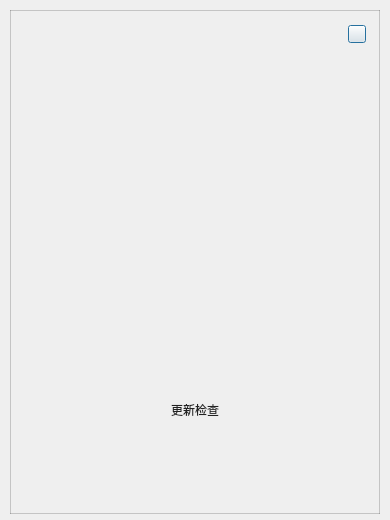
<?xml version="1.0" encoding="UTF-8"?>
<ui version="4.0">
 <class>CAboutDlg</class>
 <widget class="QDialog" name="CAboutDlg">
  <property name="geometry">
   <rect>
    <x>0</x>
    <y>0</y>
    <width>390</width>
    <height>520</height>
   </rect>
  </property>
  <property name="windowTitle">
   <string>CAboutDlg</string>
  </property>
  <property name="styleSheet">
   <string notr="true"/>
  </property>
  <layout class="QGridLayout" name="gridLayout">
   <property name="leftMargin">
    <number>10</number>
   </property>
   <property name="topMargin">
    <number>10</number>
   </property>
   <property name="rightMargin">
    <number>10</number>
   </property>
   <property name="bottomMargin">
    <number>6</number>
   </property>
   <property name="spacing">
    <number>0</number>
   </property>
   <item row="0" column="0">
    <widget class="QWidget" name="widget" native="true">
     <property name="styleSheet">
      <string notr="true">QWidget#widget{
	border-image: url(:/Login/img/Login/page_2 copy.png);
	border:1px solid rgb(26, 26, 26, 51);
}
</string>
     </property>
     <layout class="QVBoxLayout" name="verticalLayout">
      <property name="spacing">
       <number>0</number>
      </property>
      <property name="leftMargin">
       <number>0</number>
      </property>
      <property name="topMargin">
       <number>0</number>
      </property>
      <property name="rightMargin">
       <number>0</number>
      </property>
      <property name="bottomMargin">
       <number>5</number>
      </property>
      <item>
       <layout class="QHBoxLayout" name="horizontalLayout_4">
        <property name="spacing">
         <number>0</number>
        </property>
        <property name="topMargin">
         <number>14</number>
        </property>
        <property name="rightMargin">
         <number>14</number>
        </property>
        <item>
         <spacer name="horizontalSpacer">
          <property name="orientation">
           <enum>Qt::Horizontal</enum>
          </property>
          <property name="sizeHint" stdset="0">
           <size>
            <width>40</width>
            <height>20</height>
           </size>
          </property>
         </spacer>
        </item>
        <item>
         <widget class="QPushButton" name="btnCloseButton">
          <property name="minimumSize">
           <size>
            <width>18</width>
            <height>18</height>
           </size>
          </property>
          <property name="maximumSize">
           <size>
            <width>18</width>
            <height>18</height>
           </size>
          </property>
          <property name="styleSheet">
           <string notr="true">QPushButton#btnCloseButton{	
border-image: url(:/Login/img/Login/close_green_Normal.png);
	
}

QPushButton#btnCloseButton:hover{		
border-image: url(:/Login/img/Login/close_green_Click.png);
	
}


</string>
          </property>
          <property name="text">
           <string/>
          </property>
         </widget>
        </item>
       </layout>
      </item>
      <item>
       <widget class="QStackedWidget" name="stackedWidget">
        <property name="currentIndex">
         <number>0</number>
        </property>
        <widget class="QWidget" name="page_3">
         <layout class="QVBoxLayout" name="verticalLayout_2">
          <property name="bottomMargin">
           <number>90</number>
          </property>
          <item>
           <spacer name="verticalSpacer_2">
            <property name="orientation">
             <enum>Qt::Vertical</enum>
            </property>
            <property name="sizeHint" stdset="0">
             <size>
              <width>20</width>
              <height>168</height>
             </size>
            </property>
           </spacer>
          </item>
          <item>
           <widget class="QLabel" name="labTips">
            <property name="styleSheet">
             <string notr="true">QLabel{
	font: 18px &quot;微软雅黑&quot;;
    color: #222222;
}
</string>
            </property>
            <property name="text">
             <string>更新检查</string>
            </property>
            <property name="alignment">
             <set>Qt::AlignCenter</set>
            </property>
           </widget>
          </item>
         </layout>
        </widget>
        <widget class="QWidget" name="page">
         <layout class="QVBoxLayout" name="verticalLayout_3">
          <property name="spacing">
           <number>0</number>
          </property>
          <property name="leftMargin">
           <number>0</number>
          </property>
          <property name="topMargin">
           <number>0</number>
          </property>
          <property name="rightMargin">
           <number>0</number>
          </property>
          <property name="bottomMargin">
           <number>0</number>
          </property>
          <item>
           <spacer name="verticalSpacer_5">
            <property name="orientation">
             <enum>Qt::Vertical</enum>
            </property>
            <property name="sizeHint" stdset="0">
             <size>
              <width>367</width>
              <height>98</height>
             </size>
            </property>
           </spacer>
          </item>
          <item>
           <widget class="QLabel" name="labProgressBar">
            <property name="minimumSize">
             <size>
              <width>0</width>
              <height>10</height>
             </size>
            </property>
            <property name="maximumSize">
             <size>
              <width>16777215</width>
              <height>10</height>
             </size>
            </property>
            <property name="text">
             <string/>
            </property>
           </widget>
          </item>
          <item>
           <layout class="QHBoxLayout" name="horizontalLayout_9">
            <property name="spacing">
             <number>0</number>
            </property>
            <item>
             <spacer name="horizontalSpacer_11">
              <property name="orientation">
               <enum>Qt::Horizontal</enum>
              </property>
              <property name="sizeHint" stdset="0">
               <size>
                <width>40</width>
                <height>20</height>
               </size>
              </property>
             </spacer>
            </item>
            <item>
             <layout class="QVBoxLayout" name="verticalLayout_4">
              <property name="spacing">
               <number>0</number>
              </property>
              <item>
               <widget class="QLabel" name="label_6">
                <property name="minimumSize">
                 <size>
                  <width>0</width>
                  <height>10</height>
                 </size>
                </property>
                <property name="maximumSize">
                 <size>
                  <width>16777215</width>
                  <height>10</height>
                 </size>
                </property>
                <property name="text">
                 <string/>
                </property>
               </widget>
              </item>
              <item>
               <spacer name="verticalSpacer">
                <property name="orientation">
                 <enum>Qt::Vertical</enum>
                </property>
                <property name="sizeHint" stdset="0">
                 <size>
                  <width>20</width>
                  <height>40</height>
                 </size>
                </property>
               </spacer>
              </item>
              <item>
               <widget class="QLabel" name="label_version">
                <property name="styleSheet">
                 <string notr="true">QLabel{
	font: 18px &quot;微软雅黑&quot;;
    color: #222222;
}

</string>
                </property>
                <property name="text">
                 <string>课堂有新版本可以更新</string>
                </property>
                <property name="alignment">
                 <set>Qt::AlignCenter</set>
                </property>
               </widget>
              </item>
              <item>
               <layout class="QHBoxLayout" name="horizontalLayout_6">
                <property name="spacing">
                 <number>0</number>
                </property>
                <property name="leftMargin">
                 <number>6</number>
                </property>
                <property name="topMargin">
                 <number>24</number>
                </property>
                <item>
                 <widget class="QLabel" name="label_ver">
                  <property name="styleSheet">
                   <string notr="true">QLabel{
	font: 14px &quot;微软雅黑&quot;;
    color: #222222;
}

</string>
                  </property>
                  <property name="text">
                   <string>客户端v2.5.6.7</string>
                  </property>
                  <property name="alignment">
                   <set>Qt::AlignLeading|Qt::AlignLeft|Qt::AlignVCenter</set>
                  </property>
                 </widget>
                </item>
               </layout>
              </item>
              <item>
               <widget class="QLabel" name="label_7">
                <property name="minimumSize">
                 <size>
                  <width>0</width>
                  <height>8</height>
                 </size>
                </property>
                <property name="maximumSize">
                 <size>
                  <width>16777215</width>
                  <height>8</height>
                 </size>
                </property>
                <property name="text">
                 <string/>
                </property>
               </widget>
              </item>
              <item>
               <layout class="QHBoxLayout" name="horizontalLayout_10">
                <property name="spacing">
                 <number>0</number>
                </property>
                <item>
                 <widget class="QTextEdit" name="textEditMsg">
                  <property name="minimumSize">
                   <size>
                    <width>290</width>
                    <height>48</height>
                   </size>
                  </property>
                  <property name="maximumSize">
                   <size>
                    <width>290</width>
                    <height>48</height>
                   </size>
                  </property>
                  <property name="styleSheet">
                   <string notr="true">
QTextEdit{
background:rgb(245,245,245);
border:0px;
font: 12px &quot;微软雅黑&quot;;
color: rgb(85, 85, 85);
}
/*滚动条样式 开始*/
QScrollBar:vertical
{

width:6px;
background:rgb(245,245,245);
margin:0px,0px,0px,0px;

}

QScrollBar::handle:vertical
{
background-color: rgb(216, 216, 216);
border-radius:3px;
min-height:20;
border: 0px solid #0091f5;
}

QScrollBar::add-page:vertical, QScrollBar::sub-page:vertical 
{

background:rgb(245,245,245);
border: 0px;
}</string>
                  </property>
                  <property name="lineWrapMode">
                   <enum>QTextEdit::WidgetWidth</enum>
                  </property>
                  <property name="readOnly">
                   <bool>true</bool>
                  </property>
                  <property name="html">
                   <string>&lt;!DOCTYPE HTML PUBLIC &quot;-//W3C//DTD HTML 4.0//EN&quot; &quot;http://www.w3.org/TR/REC-html40/strict.dtd&quot;&gt;
&lt;html&gt;&lt;head&gt;&lt;meta name=&quot;qrichtext&quot; content=&quot;1&quot; /&gt;&lt;style type=&quot;text/css&quot;&gt;
p, li { white-space: pre-wrap; }
&lt;/style&gt;&lt;/head&gt;&lt;body style=&quot; font-family:'微软雅黑'; font-size:12px; font-weight:400; font-style:normal;&quot;&gt;
&lt;p style=&quot; margin-top:0px; margin-bottom:0px; margin-left:0px; margin-right:0px; -qt-block-indent:0; text-indent:0px;&quot;&gt;&lt;span style=&quot; font-size:14px;&quot;&gt;11111111111111手动阀打发士大夫手动阀手动阀手动阀撒旦飞洒发水电费撒的法大师傅撒范德萨大地方sadder为凤尾热舞发说法萨芬撒旦发生飞洒地方撒旦发射点发威锋网乳房&lt;/span&gt;&lt;/p&gt;&lt;/body&gt;&lt;/html&gt;</string>
                  </property>
                 </widget>
                </item>
                <item>
                 <widget class="QScrollBar" name="tabelScrollBar">
                  <property name="minimumSize">
                   <size>
                    <width>0</width>
                    <height>48</height>
                   </size>
                  </property>
                  <property name="maximumSize">
                   <size>
                    <width>16777215</width>
                    <height>48</height>
                   </size>
                  </property>
                  <property name="styleSheet">
                   <string notr="true">/*滚动条样式 开始*/
QScrollBar:vertical
{

width:6px;
background:rgb(245,245,245);
margin:0px,0px,0px,0px;

}

QScrollBar::handle:vertical
{
background-color: rgb(216, 216, 216);
border-radius:3px;
min-height:20;
border: 0px solid #0091f5;
}

QScrollBar::add-page:vertical, QScrollBar::sub-page:vertical 
{

background:rgb(245,245,245);
border: 0px;
}</string>
                  </property>
                  <property name="orientation">
                   <enum>Qt::Vertical</enum>
                  </property>
                 </widget>
                </item>
               </layout>
              </item>
             </layout>
            </item>
            <item>
             <spacer name="horizontalSpacer_12">
              <property name="orientation">
               <enum>Qt::Horizontal</enum>
              </property>
              <property name="sizeHint" stdset="0">
               <size>
                <width>40</width>
                <height>20</height>
               </size>
              </property>
             </spacer>
            </item>
           </layout>
          </item>
          <item>
           <layout class="QHBoxLayout" name="horizontalLayout_2">
            <property name="spacing">
             <number>0</number>
            </property>
            <property name="topMargin">
             <number>18</number>
            </property>
            <property name="bottomMargin">
             <number>0</number>
            </property>
            <item>
             <spacer name="horizontalSpacer_4">
              <property name="orientation">
               <enum>Qt::Horizontal</enum>
              </property>
              <property name="sizeHint" stdset="0">
               <size>
                <width>167</width>
                <height>29</height>
               </size>
              </property>
             </spacer>
            </item>
            <item>
             <widget class="QPushButton" name="btnUpdate">
              <property name="minimumSize">
               <size>
                <width>290</width>
                <height>40</height>
               </size>
              </property>
              <property name="maximumSize">
               <size>
                <width>290</width>
                <height>40</height>
               </size>
              </property>
              <property name="styleSheet">
               <string notr="true">QPushButton{	
font: 16px &quot;微软雅黑&quot;;
	color: rgb(255, 255, 255);
	border:0px;
	border-radius:4px;
	background-color: rgb(82, 204, 144);
}

QPushButton:hover{
	color: rgb(255, 255, 255);
	border:0px;
	border-radius:4px;
	background-color: rgb(52, 184, 119);
}

QPushButton:disable{
	color: rgb(255, 255, 255);
	border:0px;
	border-radius:4px;	
	background-color: rgb(99, 224, 162);
}

</string>
              </property>
              <property name="text">
               <string>立即升级</string>
              </property>
             </widget>
            </item>
            <item>
             <spacer name="horizontalSpacer_2">
              <property name="orientation">
               <enum>Qt::Horizontal</enum>
              </property>
              <property name="sizeHint" stdset="0">
               <size>
                <width>167</width>
                <height>29</height>
               </size>
              </property>
             </spacer>
            </item>
           </layout>
          </item>
          <item>
           <layout class="QHBoxLayout" name="horizontalLayout_5">
            <property name="spacing">
             <number>0</number>
            </property>
            <property name="topMargin">
             <number>0</number>
            </property>
            <property name="bottomMargin">
             <number>0</number>
            </property>
            <item>
             <spacer name="horizontalSpacer_5">
              <property name="orientation">
               <enum>Qt::Horizontal</enum>
              </property>
              <property name="sizeHint" stdset="0">
               <size>
                <width>167</width>
                <height>29</height>
               </size>
              </property>
             </spacer>
            </item>
            <item>
             <widget class="QPushButton" name="btnCancel">
              <property name="minimumSize">
               <size>
                <width>290</width>
                <height>42</height>
               </size>
              </property>
              <property name="maximumSize">
               <size>
                <width>290</width>
                <height>42</height>
               </size>
              </property>
              <property name="styleSheet">
               <string notr="true">QPushButton{	
font: 12px &quot;微软雅黑&quot;;
	color: rgb(136, 136, 136);
	border:0px;
	border-radius:4px;
	background-color: rgb(255, 255, 255);
}

QPushButton:hover{
	color: rgb(6, 6, 6);
	border:0px;
	border-radius:4px;
}

QPushButton:disable{
	color: rgb(255, 255, 255);
	border:0px;
	border-radius:4px;	

}

</string>
              </property>
              <property name="text">
               <string>暂不升级</string>
              </property>
             </widget>
            </item>
            <item>
             <spacer name="horizontalSpacer_6">
              <property name="orientation">
               <enum>Qt::Horizontal</enum>
              </property>
              <property name="sizeHint" stdset="0">
               <size>
                <width>167</width>
                <height>29</height>
               </size>
              </property>
             </spacer>
            </item>
           </layout>
          </item>
         </layout>
        </widget>
        <widget class="QWidget" name="page_2">
         <layout class="QVBoxLayout" name="verticalLayout_5">
          <property name="bottomMargin">
           <number>0</number>
          </property>
          <item>
           <spacer name="verticalSpacer_4">
            <property name="orientation">
             <enum>Qt::Vertical</enum>
            </property>
            <property name="sizeHint" stdset="0">
             <size>
              <width>20</width>
              <height>512</height>
             </size>
            </property>
           </spacer>
          </item>
          <item>
           <layout class="QHBoxLayout" name="horizontalLayout">
            <property name="spacing">
             <number>1</number>
            </property>
            <property name="leftMargin">
             <number>40</number>
            </property>
            <property name="rightMargin">
             <number>0</number>
            </property>
            <property name="bottomMargin">
             <number>10</number>
            </property>
            <item>
             <widget class="QLabel" name="label">
              <property name="sizePolicy">
               <sizepolicy hsizetype="Fixed" vsizetype="Fixed">
                <horstretch>0</horstretch>
                <verstretch>0</verstretch>
               </sizepolicy>
              </property>
              <property name="styleSheet">
               <string notr="true">QLabel{
	font: 14px &quot;微软雅黑&quot;;
    color: #222222;
}</string>
              </property>
              <property name="text">
               <string>下载中，已经完成</string>
              </property>
             </widget>
            </item>
            <item>
             <widget class="QLabel" name="labPerc">
              <property name="sizePolicy">
               <sizepolicy hsizetype="Expanding" vsizetype="Fixed">
                <horstretch>0</horstretch>
                <verstretch>0</verstretch>
               </sizepolicy>
              </property>
              <property name="styleSheet">
               <string notr="true">QLabel{
	font: 14px &quot;微软雅黑&quot;;
    color: #222222;
}</string>
              </property>
              <property name="text">
               <string>45%</string>
              </property>
             </widget>
            </item>
            <item>
             <spacer name="horizontalSpacer_3">
              <property name="orientation">
               <enum>Qt::Horizontal</enum>
              </property>
              <property name="sizeHint" stdset="0">
               <size>
                <width>40</width>
                <height>20</height>
               </size>
              </property>
             </spacer>
            </item>
           </layout>
          </item>
          <item>
           <layout class="QHBoxLayout" name="horizontalLayout_3">
            <property name="spacing">
             <number>1</number>
            </property>
            <property name="leftMargin">
             <number>40</number>
            </property>
            <property name="rightMargin">
             <number>40</number>
            </property>
            <property name="bottomMargin">
             <number>10</number>
            </property>
            <item>
             <widget class="QProgressBar" name="progressBar">
              <property name="minimumSize">
               <size>
                <width>0</width>
                <height>3</height>
               </size>
              </property>
              <property name="maximumSize">
               <size>
                <width>16777215</width>
                <height>3</height>
               </size>
              </property>
              <property name="styleSheet">
               <string notr="true">QProgressBar::chunk { background-color:rgb(82, 204, 144);;border-radius: 2px; }</string>
              </property>
              <property name="value">
               <number>24</number>
              </property>
              <property name="textVisible">
               <bool>false</bool>
              </property>
             </widget>
            </item>
           </layout>
          </item>
          <item>
           <widget class="QLabel" name="label_3">
            <property name="minimumSize">
             <size>
              <width>0</width>
              <height>60</height>
             </size>
            </property>
            <property name="maximumSize">
             <size>
              <width>16777215</width>
              <height>60</height>
             </size>
            </property>
            <property name="text">
             <string/>
            </property>
           </widget>
          </item>
          <item>
           <widget class="QLabel" name="label_2">
            <property name="styleSheet">
             <string notr="true">
font: 14px &quot;微软雅黑&quot;;
color:rgba(187,187,187,1);
</string>
            </property>
            <property name="text">
             <string>www.vhall.com</string>
            </property>
            <property name="alignment">
             <set>Qt::AlignCenter</set>
            </property>
           </widget>
          </item>
         </layout>
        </widget>
       </widget>
      </item>
     </layout>
    </widget>
   </item>
  </layout>
 </widget>
 <layoutdefault spacing="6" margin="11"/>
 <resources>
  <include location="../VLive.qrc"/>
 </resources>
 <connections/>
</ui>
